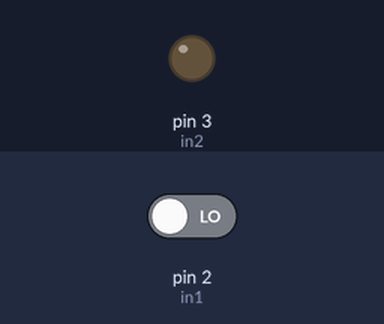
Simulated run of this sketch. Board: Arduino Uno, built with avr-gcc and run on an emulated ATmega328P. On the bench: output pins drawn as LEDs (lit = HIGH). Inputs (shaded band) come from the test bench; at power-on: pin 2 (in1) LOW.

Above: at 1.2 s.
1.3 s: pin 2 (in1) driven HIGH
At 1.8 s:
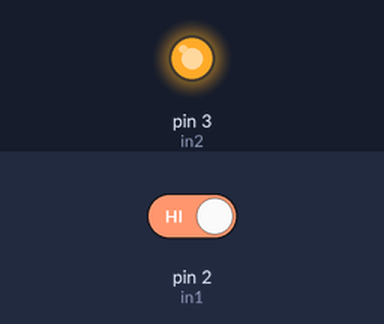
2.8 s: pin 2 (in1) driven LOW
At 4.1 s:
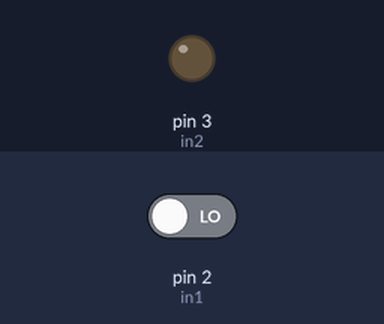
Timing chart, 0 to 5.8 s (numbered marks = the images above; inputs shaded):
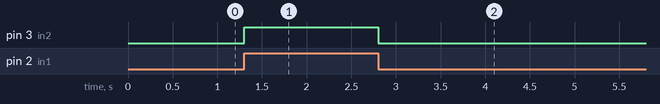

Measured:
- after the input at 1.3 s, pin 3 (in2): LOW → HIGH at once
- after the input at 2.8 s, pin 3 (in2): HIGH → LOW at once

The sketch:

05_IR_Sensor.ino
```cpp
int in1=2;
int in2=3;
void setup() {
  pinMode(in1, INPUT);
  pinMode(in2, OUTPUT);
}

void loop() {
  int tsop = digitalRead(in1);
  if(tsop == HIGH){
    digitalWrite(in2,HIGH);
  }else{
    digitalWrite(in2,LOW);
  }
}
```
